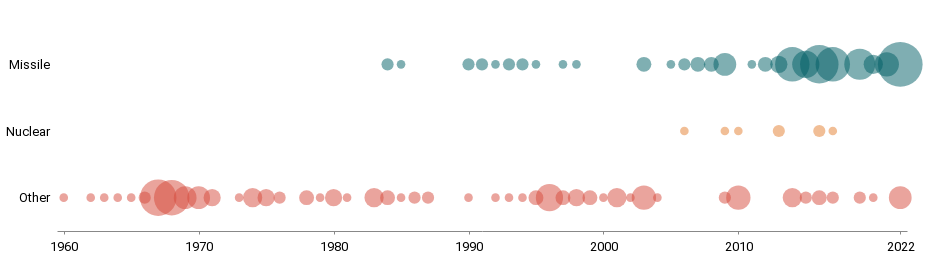

Notebook code for this chart:
### Code cell
circles = (
    alt.Chart(prov_types)
    .mark_circle(thickness=2, opacity=0.5)
    .encode(
        alt.X(
            "year:O",
            axis=alt.Axis(
                values=["1960", "1970", "1980", "1990", "2000", "2010", "2022"]
            ),
            title=" ",
        ),
        alt.Y("type:N", title=" "),
        alt.Size(
            "count:Q",
            title="Missle count",
            scale=alt.Scale(range=[0, 2000]),
            legend=None,
        ),
        alt.Color("type:N", legend=None),
    )
    .properties(
        width=850,
        height=200,
        title="",
    )
)

text = (
    alt.Chart(prov_types)
    .mark_text(dx=0, dy=0, color="black")
    .encode(
        x=alt.X("year:O", stack="zero"),
        y=alt.Y("type:N"),
        text=alt.Text("count:Q"),
    )
)

(circles)

### Figure 1 — Vega-Lite specification as saved in the notebook (floating-point values rounded to 4 significant figures; data arrays with more than 128 entries replaced by an {"elided": "..."} marker saying what was removed)
{"config": {"view": {"width": 800, "height": 450, "strokeOpacity": 0}, "background": "#ffffff", "title": {"anchor": "start", "font": "Summit Sans", "fontColor": "palette[\"black\"]", "fontSize": 18, "fontWeight": "normal"}, "arc": {"fill": "#00d4d8"}, "area": {"fill": "#00d4d8"}, "line": {"stroke": "#00d4d8", "strokeWidth": 3}, "path": {"stroke": "#00d4d8"}, "rect": {"fill": "#00d4d8"}, "shape": {"stroke": "#00d4d8"}, "bar": {"fill": "#00d4d8"}, "point": {"stroke": "#00d4d8"}, "symbol": {"fill": "#00d4d8", "size": 30}, "axis": {"titleFont": "Roboto", "titleFontSize": 15, "titleFontWeight": "normal", "labelFont": "Roboto, sans", "labelFontSize": 13, "labelFontWeight": "normal"}, "axisX": {"labelAngle": 0, "labelPadding": 6, "tickSize": 3, "grid": false}, "axisY": {"labelBaseline": "middle", "maxExtent": 45, "minExtent": 45, "titleAlign": "left", "titleAngle": 0, "titleX": -45, "titleY": -11, "domainOpacity": 0, "gridWidth": 0.6, "gridColor": "#dddddd", "offset": 6, "tickSize": 0, "titleColor": "#767676"}, "legend": {"titleFont": "Roboto", "titleFontSize": 15, "titleFontWeight": "normal", "symbolType": "square", "labelFont": "Roboto, sans", "labelFontSize": 13}, "range": {"category": ["#005f66", "#e37e2d", "#d64a3b", "#76b0ef", "#c1bc40"], "diverging": ["#e68a4f", "#f4bb6a", "#f9e39c", "#dadfe2", "#a6b7c6", "#849eae"], "heatmap": ["#7ff6f6", "#00eeef", "#00d4d8", "#00abb2", "#00848b", "#fbf2c7", "#00363d"], "ordinal": ["#7ff6f6", "#00eeef", "#00d4d8", "#00abb2", "#00848b", "#fbf2c7", "#00363d"], "ramp": ["#7ff6f6", "#00eeef", "#00d4d8", "#00abb2", "#00848b", "#fbf2c7", "#00363d"]}}, "data": {"name": "data-0804fd8545d39d9702bf977ac54f6ad0"}, "mark": {"type": "circle", "opacity": 0.5, "thickness": 2}, "encoding": {"color": {"field": "type", "legend": null, "type": "nominal"}, "size": {"field": "count", "legend": null, "scale": {"range": [0, 2000]}, "title": "Missle count", "type": "quantitative"}, "x": {"axis": {"values": ["1960", "1970", "1980", "1990", "2000", "2010", "2022"]}, "field": "year", "title": " ", "type": "ordinal"}, "y": {"field": "type", "title": " ", "type": "nominal"}}, "height": 200, "title": "", "width": 850, "$schema": "https://vega.github.io/schema/vega-lite/v4.17.0.json", "datasets": {"data-0804fd8545d39d9702bf977ac54f6ad0": {"elided": "189 records"}}}
